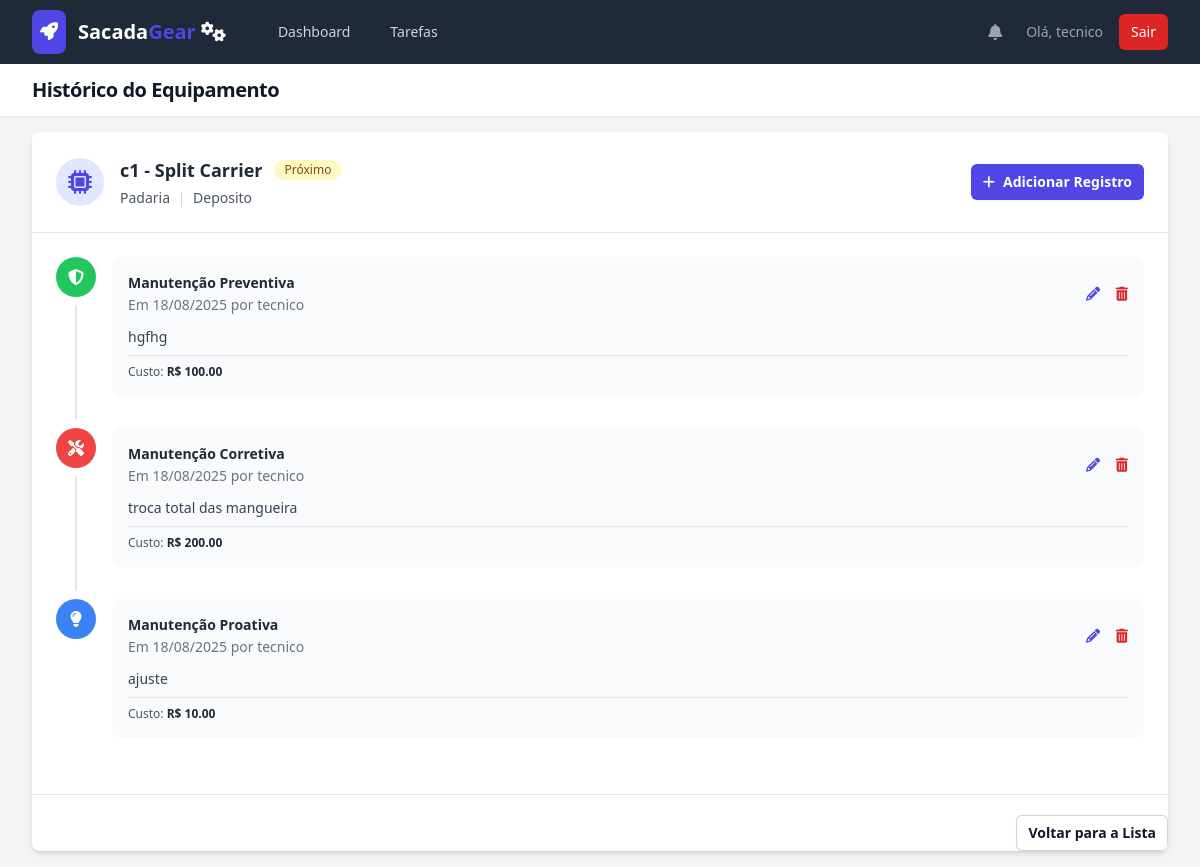
/equipment/1/history (signed in), run on the app's committed database.
### models.py (models this page shows, shortened)
class User(UserMixin, db.Model):
    id = db.Column(db.Integer, primary_key=True)
    username = db.Column(db.String(80), unique=True, nullable=False)
    password_hash = db.Column(db.String(200), nullable=False)
    role = db.Column(db.String(20), nullable=False, default='technician')
    equipments = db.relationship('Equipment', backref='operator', lazy=True)
    maintenance_records = db.relationship('MaintenanceHistory', backref='technician', lazy=True)
    created_tasks = db.relationship('Task', back_populates='creator', foreign_keys='Task.creator_id')

class Equipment(db.Model):
    id = db.Column(db.Integer, primary_key=True)
    code = db.Column(db.String(50), nullable=False, unique=True)
    model = db.Column(db.String(150), nullable=False)
    location = db.Column(db.String(200), nullable=False)
    description = db.Column(db.Text, nullable=True)
    install_date = db.Column(db.Date, nullable=True)
    last_maintenance_date = db.Column(db.Date, nullable=True)
    next_maintenance_date = db.Column(db.Date, nullable=False)
    user_id = db.Column(db.Integer, db.ForeignKey('user.id'), nullable=False)
    client_id = db.Column(db.Integer, db.ForeignKey('client.id'), nullable=False)
    is_archived = db.Column(db.Boolean, default=False, nullable=False)
    maintenance_history = db.relationship('MaintenanceHistory', backref='equipment', lazy='dynamic', cascade="all, delete-orphan")
    @property
    def status(self):
        if 'warning_days' not in g:
            setting = db.session.get(Setting, 'maintenance_warning_days')
            g.warning_days = int(setting.value) if setting else 15
        today = datetime.now().date()
        if self.next_maintenance_date < today:
            return "Vencido"
        elif self.next_maintenance_date <= today + timedelta(days=g.warning_days):
            return "Próximo do vencimento"
        else:
            return "Em dia"

class Client(db.Model):
    id = db.Column(db.Integer, primary_key=True)
    name = db.Column(db.String(150), nullable=False, unique=True)
    address = db.Column(db.String(250), nullable=True)
    contact_person = db.Column(db.String(100), nullable=True)
    phone = db.Column(db.String(20), nullable=True)
    equipments = db.relationship('Equipment', backref='client', lazy=True)
    is_archived = db.Column(db.Boolean, default=False, nullable=False)

class MaintenanceHistory(db.Model):
    id = db.Column(db.Integer, primary_key=True)
    maintenance_date = db.Column(db.Date, nullable=False, default=datetime.utcnow)
    category = db.Column(db.String(50), nullable=False)
    description = db.Column(db.Text, nullable=False)
    equipment_id = db.Column(db.Integer, db.ForeignKey('equipment.id'), nullable=False)
    technician_id = db.Column(db.Integer, db.ForeignKey('user.id'), nullable=False)
    cost = db.Column(db.Numeric(10, 2), nullable=True)

### app.py (the view)
    @app.route('/equipment/<int:equipment_id>/history')
    @login_required
    def equipment_history(equipment_id):
        equipment = db.session.get(Equipment, equipment_id)
        if not equipment:
            abort(404)
        if current_user.role != 'admin' and equipment.user_id != current_user.id:
            abort(403)
        history_records = equipment.maintenance_history.all()
        return render_template('equipment_history.html', equipment=equipment, history_records=history_records)

### templates/equipment_history.html (shortened to what this page needs)
{% extends "base.html" %}
{% block header %}Histórico do Equipamento{% endblock %}
{% block content %}
<div class="bg-white shadow-md rounded-lg overflow-hidden">
    <div class="p-4 sm:p-6 border-b border-gray-200">
        <div class="flex flex-col sm:flex-row sm:items-center sm:justify-between">
            <div class="flex items-center flex-auto">
                <div class="flex-shrink-0 h-12 w-12 flex items-center justify-center bg-indigo-100 rounded-full">
                    <i class="fas fa-microchip text-2xl text-indigo-600"></i>
                </div>
                <div class="ml-4">
                    <h2 class="text-lg font-semibold text-gray-800 flex items-center gap-3">
                        <span>{{ equipment.code }} - {{ equipment.model }}</span>
                        {% if equipment.status == 'Em dia' %}
                            <span class="inline-flex items-center rounded-full bg-green-100 px-2.5 py-0.5 text-xs font-medium text-green-800">Em dia</span>
                        {% elif equipment.status == 'Próximo do vencimento' %}
                            <span class="inline-flex items-center rounded-full bg-yellow-100 px-2.5 py-0.5 text-xs font-medium text-yellow-800">Próximo</span>
                        {% else %}
                            <span class="inline-flex items-center rounded-full bg-red-100 px-2.5 py-0.5 text-xs font-medium text-red-800">Vencido</span>
                        {% endif %}
                    </h2>
                    <p class="mt-1 text-sm text-gray-600">
                        {{ equipment.client.name }} <span class="text-gray-300 mx-1">|</span> {{ equipment.location }}
                    </p>
                </div>
            </div>
            <div class="mt-4 sm:mt-0 flex-shrink-0">
                <a href="{{ url_for('new_maintenance_history', equipment_id=equipment.id) }}" class="w-full justify-center inline-flex items-center rounded-md bg-indigo-600 px-3 py-2 text-center text-sm font-semibold text-white shadow-sm hover:bg-indigo-500 transition-colors duration-200">
                    <i class="fas fa-plus mr-2"></i>Adicionar Registro
                </a>
            </div>
        </div>
    </div>
    <div class="p-4 sm:p-6">
        <div class="flow-root">
            <ul role="list" class="-mb-8">
                {% for record in history_records|sort(attribute='maintenance_date', reverse=True) %}
                <li>
                    <div class="relative pb-8">
                        {% if not loop.last %}
                        <span class="absolute left-5 top-5 -ml-px h-full w-0.5 bg-gray-200" aria-hidden="true"></span>
                        {% endif %}
                        <div class="relative flex items-start space-x-4">
                            {% if 'Preventiva' in record.category %}
                                {% set icon = 'fa-shield-alt' %}
                                {% set color = 'bg-green-500' %}
                            {% elif 'Corretiva' in record.category %}
                                {% set icon = 'fa-tools' %}
                                {% set color = 'bg-red-500' %}
                            {% else %}
                                {% set icon = 'fa-lightbulb' %}
                                {% set color = 'bg-blue-500' %}
                            {% endif %}
                            <div class="flex-shrink-0">
                                <span class="h-10 w-10 rounded-full {{ color }} flex items-center justify-center ring-8 ring-white">
                                    <i class="fas {{ icon }} text-white"></i>
                                </span>
                            </div>
                            <div class="min-w-0 flex-1 bg-gray-50 rounded-lg p-4">
                                <div class="flex justify-between items-center">
                                    <div>
                                        <h4 class="text-sm font-bold text-gray-800">{{ record.category }}</h4>
                                        <p class="mt-0.5 text-sm text-gray-500">
                                            Em {{ record.maintenance_date.strftime('%d/%m/%Y') }} por {{ record.technician.username }}
                                        </p>
                                    </div>
                                    <div class="flex-shrink-0 whitespace-nowrap text-right text-sm">
                                        {% if current_user.role == 'admin' or current_user.id == record.technician_id %}
                                        <a href="{{ url_for('edit_maintenance', history_id=record.id) }}" class="font-medium text-indigo-600 hover:text-indigo-800" title="Editar"><i class="fas fa-pencil-alt"></i></a>
                                        <form action="{{ url_for('delete_maintenance', history_id=record.id) }}" method="POST" class="inline pl-3"
                                              onsubmit="openConfirmationModal(event, 'Deletar Registro', 'Tem certeza que deseja deletar este registro?')">
                                            <button type="submit" class="font-medium text-red-600 hover:text-red-800" title="Deletar"><i class="fas fa-trash-alt"></i></button>
                                        </form>
                                        {% endif %}
                                    </div>
                                </div>
                                <div class="mt-3 text-sm text-gray-700">
                                    <p class="whitespace-pre-wrap">{{ record.description }}</p>
                                </div>
                                {% if record.cost is not none %}
                                <div class="mt-2 pt-2 border-t border-gray-200">
                                    <p class="text-xs text-gray-600 font-medium">Custo: <span class="font-bold text-gray-800">R$ {{ "%.2f"|format(record.cost) }}</span></p>
                                </div>
                                {% endif %}
                            </div>
                        </div>
                    </div>
                </li>
                {% endfor %}
            </ul>
        </div>
    </div>
    <div class="mt-8 pt-5 border-t border-gray-200 flex justify-end">
        <a href="{{ url_for('equipment_list') }}" class="rounded-md bg-white px-3 py-2 text-sm font-semibold text-gray-900 shadow-sm ring-1 ring-inset ring-gray-300 hover:bg-gray-50">Voltar para a Lista</a>
    </div>
</div>
{% endblock %}

### templates/base.html (shortened to what this page needs)
<!DOCTYPE html>
<html lang="pt-br" class="h-full bg-gray-100">
<head>
    <script src="https://cdn.tailwindcss.com"></script>
    <link rel="stylesheet" href="https://rsms.me/inter/inter.css">
    <link rel="stylesheet" href="https://cdnjs.cloudflare.com/ajax/libs/font-awesome/6.5.2/css/all.min.css">
</head>
<body class="h-full">
    <div class="min-h-full">
        <nav class="bg-gray-800" x-data="{ mobileMenuOpen: false }">
            <div class="mx-auto max-w-7xl px-4 sm:px-6 lg:px-8">
                <div class="flex h-16 items-center justify-between">
                    <div class="flex items-center">
                        <div class="flex-shrink-0">
                           <a href="{{ url_for('dashboard') if current_user.is_authenticated else url_for('login') }}" class="flex items-center space-x-3 rtl:space-x-reverse">
                               <div class="bg-primary-600 text-white p-2 rounded-lg shadow-sm"><i class="fas fa-rocket text-lg"></i></div>
                               <span class="text-xl font-bold text-white">Sacada<span class="text-primary-600">Gear</span> <i class="fa-solid fa-gears"></i></span>
                           </a>
                        </div>
                        <div class="hidden md:block">
                            <div class="ml-10 flex items-baseline space-x-4">
                                {% if current_user.is_authenticated %}
                                    <a href="{{ url_for('dashboard') }}" class="{% if request.endpoint == 'dashboard' %}bg-gray-900 text-white{% else %}text-gray-300 hover:bg-gray-700 hover:text-white{% endif %} rounded-md px-3 py-2 text-sm font-medium">Dashboard</a>
                                    <a href="{{ url_for('technician_tasks') }}" class="{% if request.endpoint == 'technician_tasks' %}bg-gray-900 text-white{% else %}text-gray-300 hover:bg-gray-700 hover:text-white{% endif %} rounded-md px-3 py-2 text-sm font-medium">Tarefas</a>
                                {% endif %}
                            </div>
                        </div>
                    </div>
                    <div class="hidden md:block">
                        <div class="ml-4 flex items-center md:ml-6">
                            {% if current_user.is_authenticated %}
                            <div x-data="{ open: false }" class="relative">
                                <button @click="open = !open" class="relative rounded-full bg-gray-800 p-2 text-gray-400 hover:text-white focus:outline-none focus:ring-2 focus:ring-white focus:ring-offset-2 focus:ring-offset-gray-800">
                                    <i class="fas fa-bell"></i>
                                </button>
                            </div>
                            <span class="text-gray-400 text-sm ml-4 mr-4">Olá, {{ current_user.username }}</span>
                            <a href="{{ url_for('logout') }}" class="rounded-md bg-red-600 px-3 py-2 text-sm font-medium text-white hover:bg-red-700">Sair</a>
                            {% else %}
                            <a href="{{ url_for('login') }}" class="text-gray-300 hover:bg-gray-700 hover:text-white rounded-md px-3 py-2 text-sm font-medium">Login</a>
                            <a href="{{ url_for('register') }}" class="ml-4 rounded-md bg-indigo-600 px-3 py-2 text-sm font-medium text-white hover:bg-indigo-700">Cadastrar</a>
                            {% endif %}
                        </div>
                    </div>
                </div>
            </div>
        </nav>
        <header class="bg-white shadow-sm">
            <div class="mx-auto max-w-7xl px-4 py-3 sm:px-6 lg:px-8">
                <h1 class="text-lg sm:text-xl font-bold tracking-tight text-gray-900">{% block header %}{% endblock %}</h1>
            </div>
        </header>
        <main>
            <div class="mx-auto max-w-7xl py-4 px-4 sm:px-6 lg:px-8">
                {% block content %}{% endblock %}
            </div>
        </main>
    </div>
</body>
</html>

### templates/base.html (style rules this page uses)
:root { --cor-primaria: #4f46e5; }
.text-primary-600 { color: var(--cor-primaria); }
.bg-primary-600 { background-color: var(--cor-primaria); }

### data on the page
User: username "tecnico"
Equipment: code "c1", model "Split Carrier", location "Deposito"
Client: client.name "Padaria"
MaintenanceHistory: category "Manutenção Preventiva", maintenance_date "18/08/2025", technician.username "tecnico", description "hgfhg", cost "100.00"
MaintenanceHistory: category "Manutenção Corretiva", maintenance_date "18/08/2025", technician.username "tecnico", description "troca total das mangueira", cost "200.00"
MaintenanceHistory: category "Manutenção Proativa", maintenance_date "18/08/2025", technician.username "tecnico", description "ajuste", cost "10.00"
